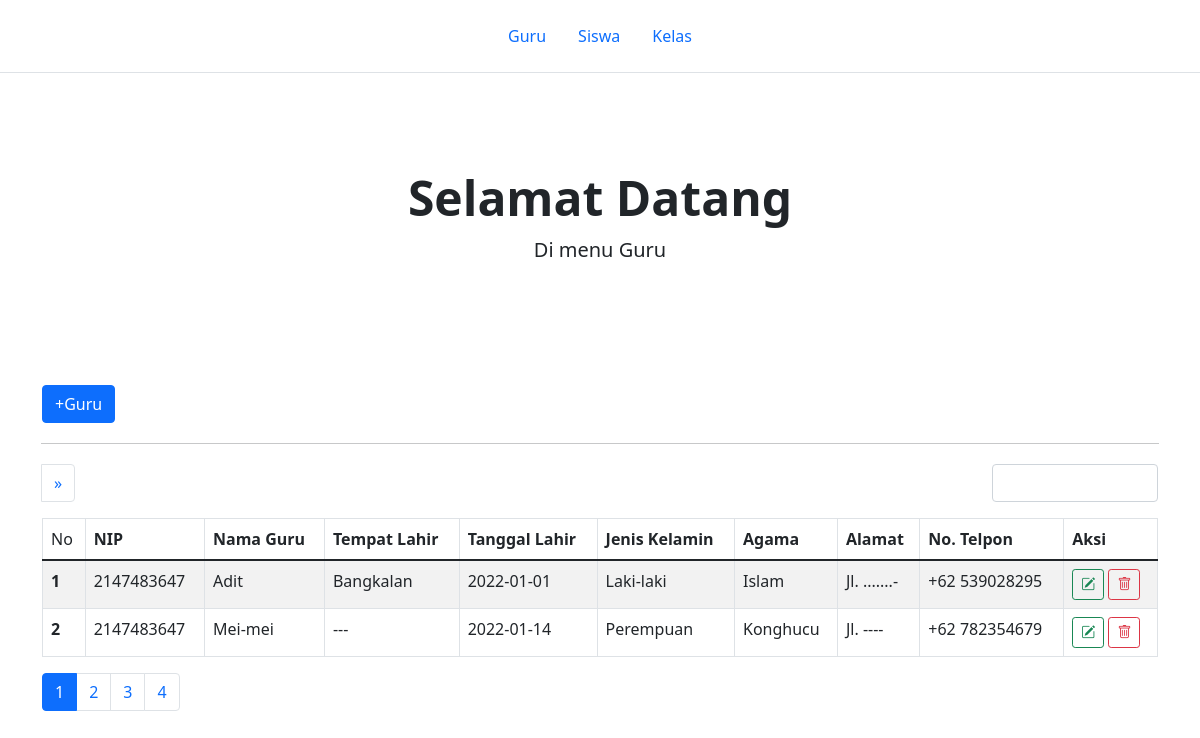
The app's page /guru/index.php with its own data.
### tables this page shows
CREATE TABLE `guru` (
  `id_guru` int(11) NOT NULL,
  `nip_guru` int(18) NOT NULL,
  `nama_guru` varchar(50) NOT NULL,
  `tmpt_lahir` varchar(50) NOT NULL,
  `tgl_lahir` date NOT NULL,
  `jk` enum('Laki-laki','Perempuan') NOT NULL,
  `agama` enum('Buddha','Hindu','Katolik','Kristen','Islam','Konghucu') NOT NULL,
  `alamat` varchar(100) NOT NULL,
  `no_telepon` int(12) NOT NULL
);

### guru/functions.php (called while the page is built, shortened)
<?php
function query1($query){
    global $conn;
    $result = mysqli_query($conn, $query);
    $rows = [];
    while ( $row = mysqli_fetch_assoc($result) ){
        $rows[] = $row;
    }
    return $rows;
}
?>

### guru/index.php (the view, shortened to what this page needs)
<?php
  include '../conn.php';
  include 'functions.php';
  include '../layout/header.php';
  $jumlahDataPerHalaman = 2;
  $jumlahData = count(query1("SELECT * FROM guru"));
  $jumlahHalaman = ceil($jumlahData / $jumlahDataPerHalaman);
  $halamanAktif = ( isset($_GET["halaman"]) ) ? $_GET["halaman"] : 1;
  $awalData = ( $jumlahDataPerHalaman * $halamanAktif ) - $jumlahDataPerHalaman;
  $teachers = query1("SELECT * FROM guru LIMIT $awalData, $jumlahDataPerHalaman");
?>
<div class="px-4 py-5 my-5 text-center">
    <h1 class="display-5 fw-bold">Selamat Datang</h1>
    <div class="col-lg-6 mx-auto">
      <p class="lead mb-4">Di menu Guru</p>
    </div>
</div>
<!doctype html>
<html lang="en">
  <head>
    <link href="css/bootstrap.min.css" rel="stylesheet">
    <link rel="stylesheet" href="https://cdn.jsdelivr.net/npm/bootstrap-icons@1.7.2/font/bootstrap-icons.css">
    <link rel="stylesheet" href="style.css">
  </head>
  <body>
    <div class="tambah">
      <div class="container">
        <div class="row">
            <div class="col-sm-12 text-left">
                <a href="tambah.php" class="btn btn-primary">+Guru</a>
            </div>
        </div>
      </div>
    </div>
<hr>
<div class="container">
  <div class="row">
    <div class="col-sm-8">
        <nav aria-label="Page navigation example">
          <ul class="pagination">
            <li class="page-item">
              <?php if ( $halamanAktif < $jumlahHalaman ) : ?>
                <a class="page-link" href="?halaman=<?= $halamanAktif +1; ?>" aria-label="Next">
                  <span aria-hidden="true">&raquo;</span>
                </a>
              <?php endif; ?>
            </li>
          </ul>
        </nav>
      </div>
    <div class="col-sm-2 offset-sm-2">
      <form action="" method="POST" class="row g-3">
        <div class="col-auto">
          <input type="text" name="keyword" id="keyword" class="form-control" autocomplete="off" autofocus>
        </div>
      </form>
    </div>
  </div>
</div>
<div id="pembungkus">
<div class="container">
  <div class="row">
   <div class="col-sm-12 ">
    <table class="table table-bordered table-striped table-hover">
        <thead>
            <tr>
                <td scope="col">No</td>
                <th scope="col">NIP</th>
                <th scope="col">Nama Guru</th>
                <th scope="col">Tempat Lahir</th>
                <th scope="col">Tanggal Lahir</th>
                <th scope="col">Jenis Kelamin</th>
                <th scope="col">Agama</th>
                <th scope="col">Alamat</th>
                <th scope="col">No. Telpon</th>
                <th>Aksi</th>
            </tr>
        </thead>
        <tbody>
        <?php $i = 1; ?>
        <?php foreach( $teachers as $teacher ) : ?>
            <tr>
                <th scope="row"><?= $i; ?></th>
                <td><?= $teacher["nip_guru"]; ?></td>
                <td><?= $teacher["nama_guru"]; ?></td>
                <td><?= $teacher["tmpt_lahir"]; ?></td>
                <td><?= $teacher["tgl_lahir"]; ?></td>
                <td><?= $teacher["jk"]; ?></td>
                <td><?= $teacher["agama"]; ?></td>
                <td><?= $teacher["alamat"]; ?></td>
                <td> +62 <?= $teacher["no_telepon"]; ?></td>
                <td>
                    <a href="edit.php?id=<?= $teacher["id_guru"]; ?>"><i class="bi bi-pencil-square btn btn-outline-success btn-sm"
                      role="button"></i></a>
                    <a href="hapus.php?id=<?= $teacher["id_guru"]; ?>"
                      onclick="return confirm('Apakah Anda yakin akan menghapus data ini');"><i class="bi bi-trash btn btn-outline-danger btn-sm"
                        role="button">
                    </i></a>
                </td>
            </tr>
        <?php $i++; ?>
        <?php endforeach; ?>
        </tbody>
    </table>
   </div>
  </div>
</div>
</div>
<div class="container">
  <div class="row">
    <div class="col-sm-12">
    <nav aria-label="Page navigation example">
      <ul class="pagination">
        <?php for ($i=1; $i <= $jumlahHalaman; $i++) : ?>
          <?php if( $i == $halamanAktif ) : ?>
           <li class="page-item active"><a class="page-link " href="?halaman=<?= $i; ?>"> <?= $i; ?> </a></li>
          <?php else : ?>
            <li class="page-item"><a class="page-link" href="?halaman=<?= $i; ?>"> <?= $i; ?> </a></li>
          <?php endif; ?>
        <?php endfor; ?>
      </ul>
    </nav>
    </div>
  </div>
</div>
  </body>
</html>

### layout/header.php (shortened to what this page needs)
<?php
$baseUrl = "http://" . $_SERVER['SERVER_NAME'] . $_SERVER['REQUEST_URI'];
?>
<!DOCTYPE html>
<html lang="en">
<head>
    <link href="https://cdn.jsdelivr.net/npm/bootstrap@5.1.3/dist/css/bootstrap.min.css" rel="stylesheet"
>
</head>
<body>
    <main>
        <header class="d-flex flex-wrap justify-content-center py-3 border-bottom">
            <ul class="nav nav-pills ml-auto">
                <li class="nav-item"><a href="<?= $baseUrl ?>guru" class="nav-link" aria-current="page">Guru</a></li>
                <li class="nav-item"><a href="<?= $baseUrl ?>siswa" class="nav-link">Siswa</a></li>
                <li class="nav-item"><a href="<?= $baseUrl ?>kelas" class="nav-link">Kelas</a></li>
            </ul>
        </header>
    </main>
</body>
</html>

### guru/style.css (style rules this page uses)
hr { width: 1118px; margin: 20px auto; }

### records on screen
guru: nip_guru "2147483647", nama_guru "Adit", tmpt_lahir "Bangkalan", tgl_lahir "2022-01-01", jk "Laki-laki", agama "Islam", alamat "Jl. .......-", no_telepon "539028295"
guru: nip_guru "2147483647", nama_guru "Mei-mei", tmpt_lahir "---", tgl_lahir "2022-01-14", jk "Perempuan", agama "Konghucu", alamat "Jl. ----", no_telepon "782354679"
